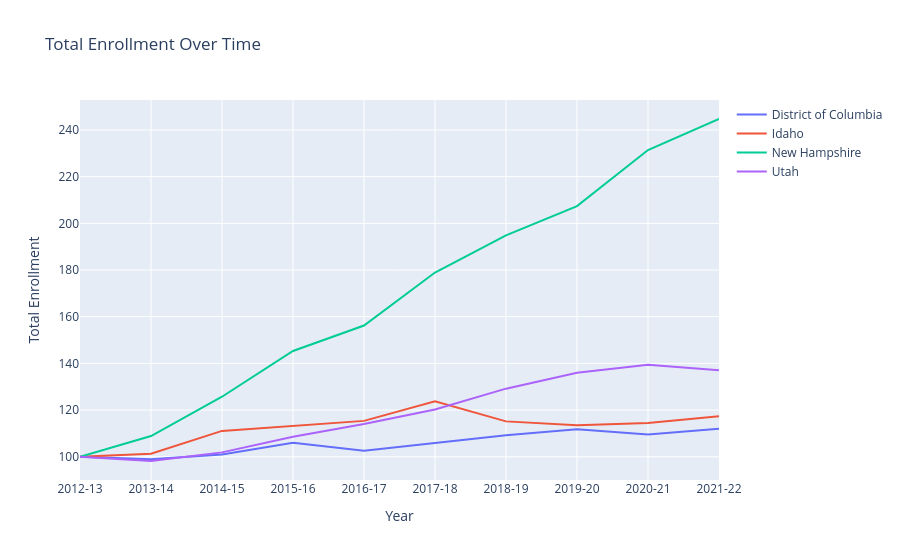

The cell this chart's notebook holds for it:
### Markdown cell above
#### Visualization

### Code cell
## Positive Enrollment Trend
fig = go.Figure()

for state in ['District of Columbia', 'Idaho', 'New Hampshire', 'Utah']:
    fig.add_trace(go.Scatter(x=state_trends[state_trends['State'] == state]['Year'], y=state_trends[state_trends['State'] == state]['enrollment_index'], mode='lines', name=state))

fig.update_layout(title='Enrollment Index Over Time', xaxis_title='Year', yaxis_title='Total Enrollment')
fig.show()

### Figure 1 — Plotly figure (JSON) as saved in the notebook; plotly's stock layout.template omitted (floating-point values rounded to 4 significant figures)
{"data": [{"mode": "lines", "name": "District of Columbia", "type": "scatter", "x": ["2012-13", "2013-14", "2014-15", "2015-16", "2016-17", "2017-18", "2018-19", "2019-20", "2020-21", "2021-22"], "y": [100.0, 98.93, 101.0, 106.0, 102.6, 106.0, 109.2, 111.8, 109.6, 112.0]}, {"mode": "lines", "name": "Idaho", "type": "scatter", "x": ["2012-13", "2013-14", "2014-15", "2015-16", "2016-17", "2017-18", "2018-19", "2019-20", "2020-21", "2021-22"], "y": [100.0, 101.3, 111.1, 113.4, 115.4, 123.7, 115.2, 113.5, 114.5, 117.3]}, {"mode": "lines", "name": "New Hampshire", "type": "scatter", "x": ["2012-13", "2013-14", "2014-15", "2015-16", "2016-17", "2017-18", "2018-19", "2019-20", "2020-21", "2021-22"], "y": [100.0, 108.9, 125.7, 145.3, 156.2, 178.9, 194.8, 207.4, 231.4, 244.7]}, {"mode": "lines", "name": "Utah", "type": "scatter", "x": ["2012-13", "2013-14", "2014-15", "2015-16", "2016-17", "2017-18", "2018-19", "2019-20", "2020-21", "2021-22"], "y": [100.0, 98.18, 101.9, 108.6, 114.0, 120.3, 129.2, 136.0, 139.4, 137.1]}], "layout": {"title": {"text": "Total Enrollment Over Time"}, "xaxis": {"title": {"text": "Year"}}, "yaxis": {"title": {"text": "Total Enrollment"}}}}
